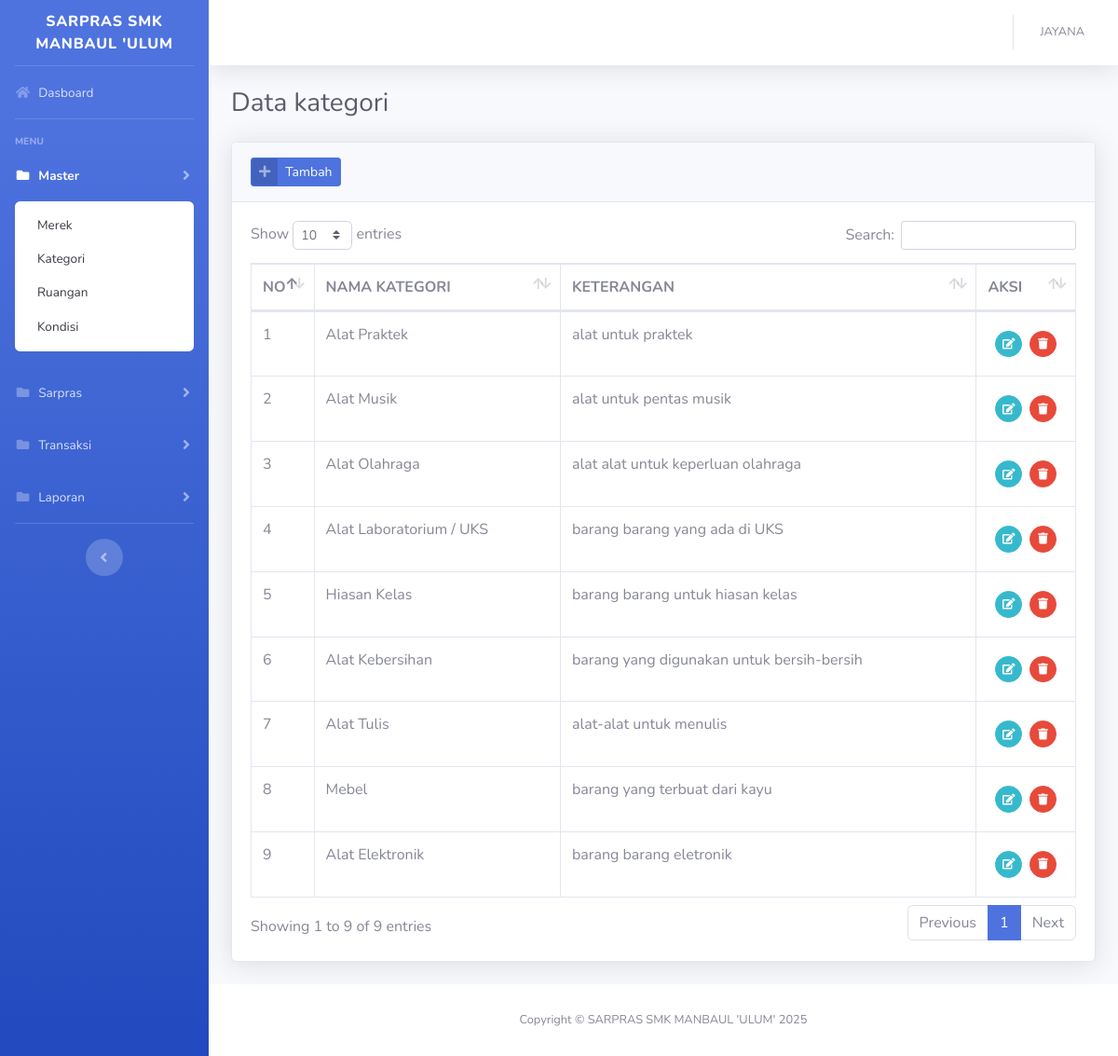
The page /?kategori (signed in) on the database its author committed.
### tables this page shows
CREATE TABLE `tb_kategori` (
  `id_kategori` int(11) NOT NULL,
  `nama_kategori` varchar(255) NOT NULL,
  `keterangan` varchar(255) NOT NULL
);

### config/function.php (called while the page is built, shortened)
<?php
function encrypt($str) {
return base64_encode($str);
}
function base_url(){
    $base_url= ((isset($_SERVER['HTTPS']) && $_SERVER['HTTPS'] == "on") ? "https" : "http");
    $base_url.= "://".$_SERVER['HTTP_HOST'];
    $base_url.= str_replace(basename($_SERVER['SCRIPT_NAME']),"",$_SERVER['SCRIPT_NAME']);
    return $base_url;
}
?>

### views/master/kategori.php (the view, shortened to what this page needs)
<div class="container-fluid">
    <div class="d-sm-flex align-items-center justify-content-between mb-4">
        <h1 class="h3 mb-0 text-gray-800">Data kategori</h1>
    </div>
    <div class="card shadow mb-4">
        <div class="card-header py-3">
            <a href="#" class="btn btn-primary btn-icon-split btn-sm" data-toggle="modal" data-target="#kategoriModal"
                onclick="submit('add')">
                <span class="icon text-white-50">
                    <i class="fas fa-plus"></i>
                </span>
                <span class="text">Tambah</span>
            </a>
        </div>
        <div class="card-body">
            <div class="table-responsive">
                <table class="table table-bordered table-hover" id="dataTable" width="100%" cellspacing="0">
                    <thead>
                        <tr>
                            <th width="20">NO</th>
                            <th>NAMA KATEGORI</th>
                            <th>KETERANGAN</th>
                            <th width="50">AKSI</th>
                        </tr>
                    </thead>
                    <tbody>
                        <?php
                        $n=1;
                        $query = mysqli_query($con,"SELECT * FROM tb_kategori ORDER BY id_kategori DESC")or die(mysqli_error($con));
                        while($row = mysqli_fetch_array($query)):
                        ?>
                        <tr>
                            <td><?= $n++; ?></td>
                            <td><?= $row['nama_kategori']; ?></td>
                            <td><?= $row['keterangan']; ?></td>
                            <td>
                            <div class="d-inline-flex p-2">
                                <a href="#kategoriModal" data-toggle="modal" onclick="submit(<?=$row['id_kategori'];?>)"
                                    class="btn btn-sm btn-circle btn-info mr-2"><i class="fas fa-edit"></i></a>
                                <a href="<?=base_url();?>/process/process_kategori.php?act=<?=encrypt('delete');?>&id=<?=encrypt($row['id_kategori']);?>"
                                    class="btn btn-sm btn-circle btn-danger btn-hapus"><i class="fas fa-trash"></i></a>
                            </div>
                            </td>
                        </tr>
                        <?php endwhile; ?>
                    </tbody>
                </table>
            </div>
        </div>
    </div>
</div>

### rows shown on the page
tb_kategori: nama_kategori "Alat Praktek", keterangan "alat untuk praktek"
tb_kategori: nama_kategori "Alat Musik", keterangan "alat untuk pentas musik"
tb_kategori: nama_kategori "Alat Olahraga", keterangan "alat alat untuk keperluan olahraga"
tb_kategori: nama_kategori "Alat Laboratorium / UKS", keterangan "barang barang yang ada di UKS"
tb_kategori: nama_kategori "Hiasan Kelas", keterangan "barang barang untuk hiasan kelas"
tb_kategori: nama_kategori "Alat Kebersihan", keterangan "barang yang digunakan untuk bersih-bersih"
tb_kategori: nama_kategori "Alat Tulis", keterangan "alat-alat untuk menulis"
tb_kategori: nama_kategori "Mebel", keterangan "barang yang terbuat dari kayu"
tb_kategori: nama_kategori "Alat Elektronik", keterangan "barang barang eletronik"

### other values the page prints
$_SESSION['username'] "JAYANA"
